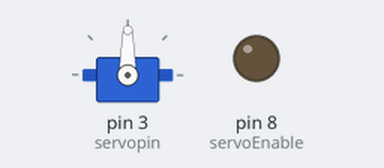
A sketch run on a simulated Arduino Uno, built with avr-gcc and run on an emulated ATmega328P. Shown: servo, output pins drawn as LEDs (lit = HIGH).

Above: at 0.1 s.
At 1.1 s:
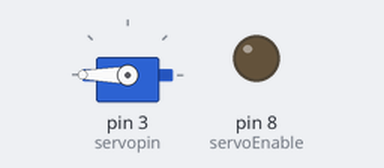
Timing chart, 0 to 2.6 s (numbered marks = the images above):
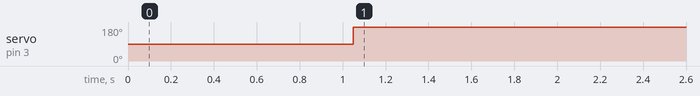

Measured:
- by itself, servo on pin 3 (servopin): 90° → 180° at 1.1 s

The sketch:

servo_calibrator.ino
```cpp
// Servo
#include <Servo.h>
int servopin = 3; byte servoEnable = 8;
Servo servo;

void setup() {
  // Sevo //
  pinMode(servoEnable, OUTPUT);
  servo.attach(servopin);
  delay(50);
}

void loop() {
  delay(1000);
  servo.write(180);
}
```
